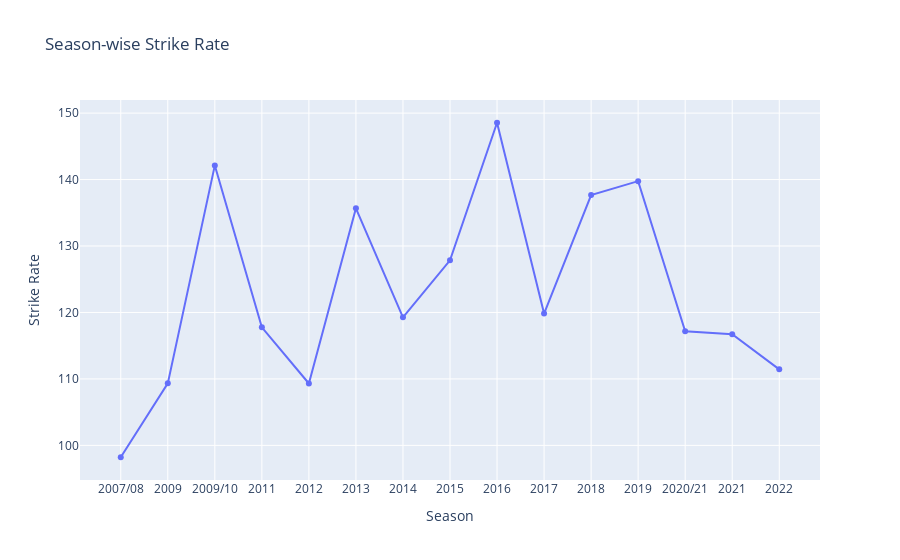

Source (notebook cell):
### Code cell
# Q8

vk_run_ball_season = vk_ball_by_ball_season.groupby(["Season"]).agg(
    {
        "ballnumber": "count",
        "batsman_run": "sum"
    }
).reset_index()

vk_run_ball_season["strike_rate"] = round((vk_run_ball_season["batsman_run"] / vk_run_ball_season["ballnumber"]) * 100, 2)

px.line(vk_run_ball_season, x="Season", y="strike_rate", markers=True, labels={"Season": "Season", "strike_rate": "Strike Rate"}, title="Season-wise Strike Rate")

### Figure 1 — Plotly figure (JSON) as saved in the notebook; plotly's stock layout.template omitted (floating-point values rounded to 4 significant figures)
{"data": [{"hovertemplate": "Season=%{x}<br>Strike Rate=%{y}<extra></extra>", "legendgroup": "", "line": {"color": "#636efa", "dash": "solid"}, "marker": {"symbol": "circle"}, "mode": "lines+markers", "name": "", "orientation": "v", "showlegend": false, "type": "scatter", "x": ["2007/08", "2009", "2009/10", "2011", "2012", "2013", "2014", "2015", "2016", "2017", "2018", "2019", "2020/21", "2021", "2022"], "xaxis": "x", "y": [98.21, 109.3, 142.1, 117.8, 109.3, 135.7, 119.3, 127.8, 148.6, 119.8, 137.7, 139.8, 117.2, 116.7, 111.4], "yaxis": "y"}], "layout": {"legend": {"tracegroupgap": 0}, "title": {"text": "Season-wise Strike Rate"}, "xaxis": {"anchor": "y", "domain": [0, 1], "title": {"text": "Season"}}, "yaxis": {"anchor": "x", "domain": [0, 1], "title": {"text": "Strike Rate"}}}}
